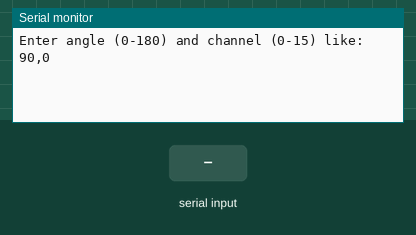
This sketch was run on a simulated ESP32. Parts: the last lines printed to the serial monitor. The inputs (shaded band) are chosen by the test bench.

Above: at 1.2 s.
1.3 s: "90,45\n" received over Serial
At 2.5 s:
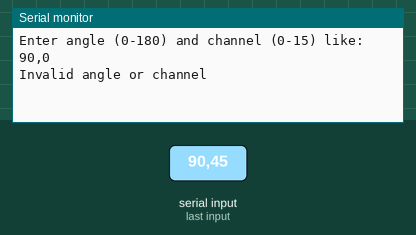
2.8 s: "0\n" received over Serial
At 3.7 s:
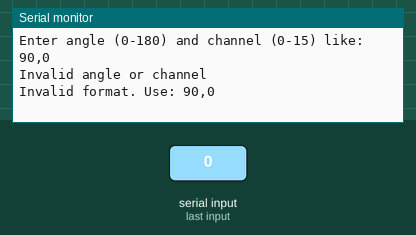

Measured:
- after the input at 1.3 s, the serial monitor: prints a new line at once (image 1)
- after the input at 2.8 s, the serial monitor: prints a new line at once (image 2)

The sketch:

test_servo_width.ino
```cpp
#include <Wire.h>
#include <Adafruit_PWMServoDriver.h>

Adafruit_PWMServoDriver pwm = Adafruit_PWMServoDriver(0x40);

// Calibration constants (adjust if needed)
const int MIN_PULSE = 102;  // ~1ms
const int MAX_PULSE = 612;  // ~2ms was 512

void setup() {
  Serial.begin(115200);
  pwm.begin();
  pwm.setPWMFreq(60);  // 60Hz is typical for servos
  delay(10);

  Serial.println("Enter angle (0-180) and channel (0-15) like: 90,0");
}

void loop() {
  if (Serial.available()) {
    String input = Serial.readStringUntil('\n');

    input.trim();  // Remove whitespace and newline
    if (input.length() == 0) return;

    int commaIndex = input.indexOf(',');
    if (commaIndex == -1) {
      Serial.println("Invalid format. Use: 90,0");
      return;
    }

    String angleStr = input.substring(0, commaIndex);
    String channelStr = input.substring(commaIndex + 1);

    int angle = angleStr.toInt();
    int channel = channelStr.toInt();

    if (angle < 0 || angle > 180 || channel < 0 || channel > 15) {
      Serial.println("Invalid angle or channel");
      return;
    }

    int pulse = map(angle, 0, 180, MIN_PULSE, MAX_PULSE);
    pwm.setPWM(channel, 0, pulse);

    Serial.print("Set channel ");
    Serial.print(channel);
    Serial.print(" to angle ");
    Serial.print(angle);
    Serial.print(" (PWM = ");
    Serial.print(pulse);
    Serial.println(")");
  }
}
```
